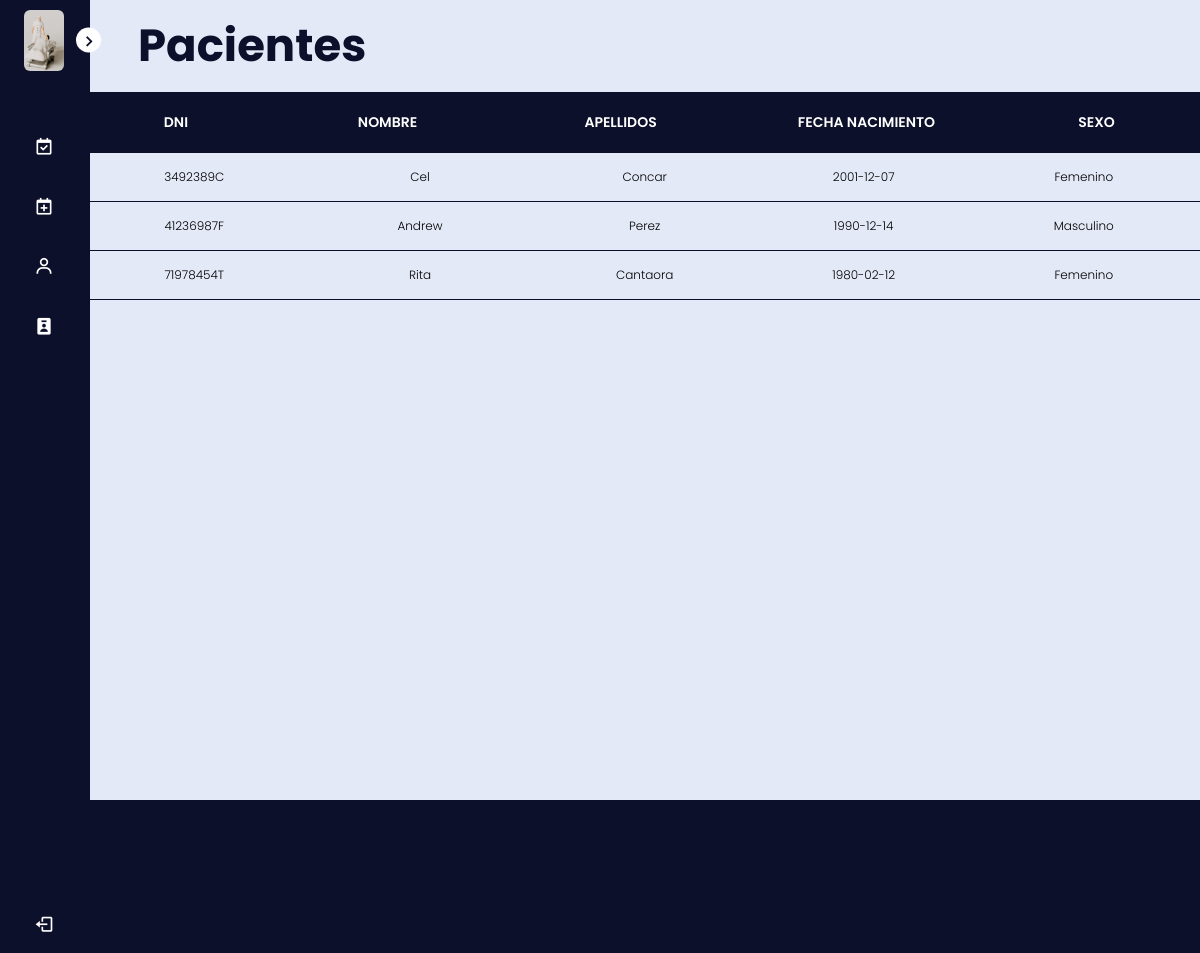
Page /asistente/ver-pacientes.php (signed in) on the earlier database version.
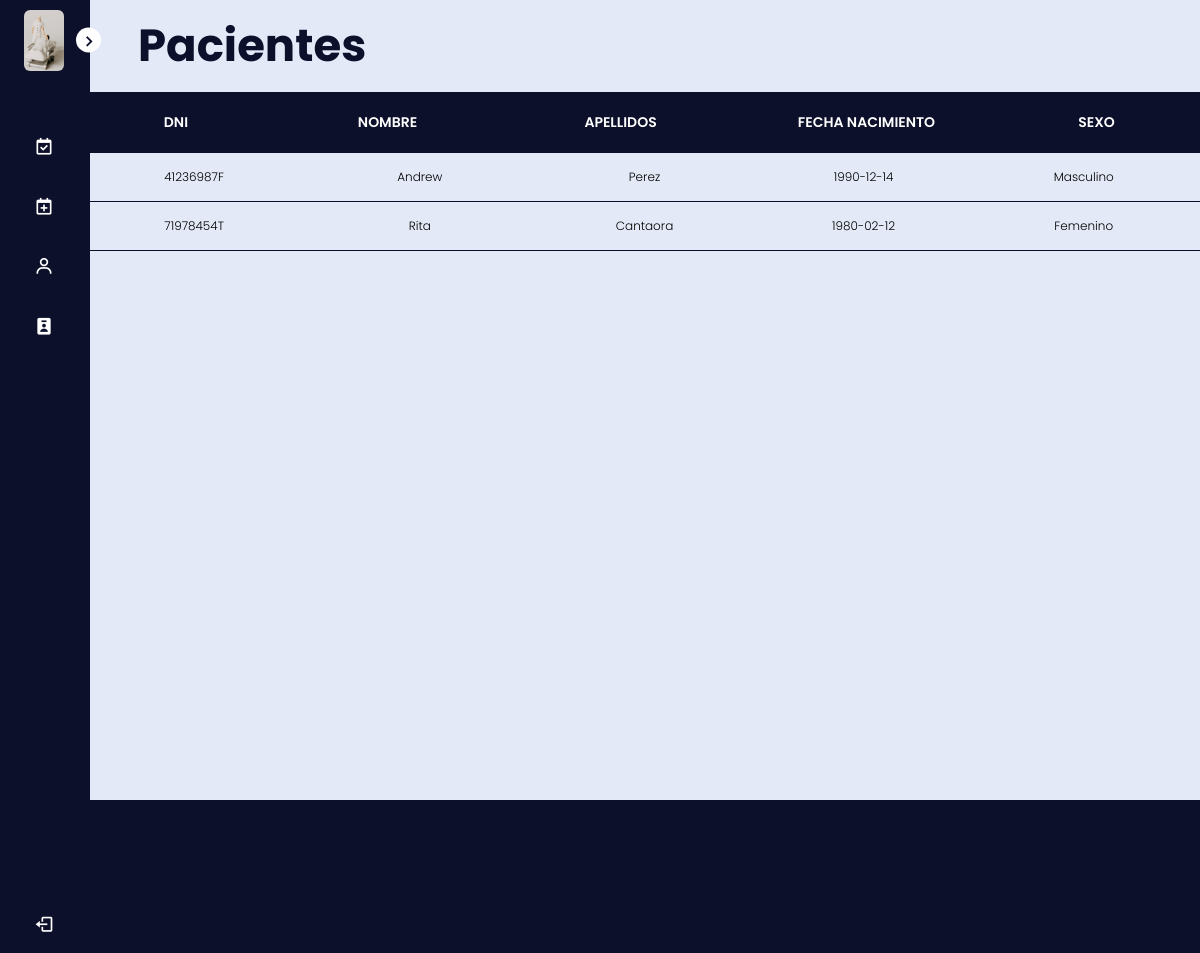
Same page on the later database version.
### tables this page shows
CREATE TABLE `pacientes` (
  `dniPac` varchar(10) NOT NULL,
  `pacNombres` varchar(50) NOT NULL,
  `pacApellidos` varchar(50) NOT NULL,
  `pacFechaNacimiento` date NOT NULL,
  `pacSexo` enum('Masculino','Femenino') NOT NULL
);

### asistente/ver-pacientes.php (the view, shortened to what this page needs)
<!DOCTYPE html>
<html lang="en">
<head>
    <link rel="stylesheet" href="../assets/css/style.css">
    <link href='https://unpkg.com/boxicons@2.1.1/css/boxicons.min.css' rel='stylesheet'>
</head>
<body>
    <?php
    $con = mysqli_connect('localhost', 'Asistente', 'Ass86teN33', 'Clinica');
    if ($_SESSION['usutipo'] == 'Asistente') {
        $sql = "SELECT DISTINCT * FROM pacientes";
        $result = mysqli_query($con, $sql);
        $filas = mysqli_num_rows($result);
    } else {
        $error = "No tienes permisos.";
        $aviso = "Inicie sesión como asistente para poder realizar la operación.";
        header("Refresh:4; url=../logout.php", true);
    }
    ?>
    <nav class="sidebar close">
        <header>
            <div class="image-text">
                <span class="image">
                    <img src="../assets/img/scene.jpg" alt="foto perfil">
                </span>
            </div>
            <i class='bx bx-chevron-right toggle'></i>
        </header>
        <div class="menu-bar">
            <div class="menu">
                <ul class="menu-links">
                    <li class="nav-link">
                        <a href="citas-atendidas.php">
                            <i class='bx bx-calendar-check icon'></i>
                        </a>
                    </li>
                    <li class="nav-link">
                        <a href="nueva-cita.php">
                            <i class='bx bx-calendar-plus icon'></i>
                        </a>
                    </li>
                    <li class="nav-link">
                        <a href="alta-paciente.php">
                            <i class='bx bx-user icon'></i>
                        </a>
                    </li>
                    <li class="nav-link">
                        <a href="#">
                            <i class='bx bxs-user-badge icon'></i>
                        </a>
                    </li>
                </ul>
            </div>
            <div class="bottom-content">
                <li>
                    <a href="../logout.php">
                        <i class='bx bx-log-out icon'></i>
                    </a>
                </li>
            </div>
        </div>
    </nav>
    <section class="home">
        <div class="text">
            <h1>Pacientes</h1>
        </div>
        <div class="tabla">
            <div class="tbl-header">
                <table cellpadding="0" cellspacing="0" border="0">
                    <thead>
                        <tr>
                            <th>DNI</th>
                            <th>Nombre</th>
                            <th>Apellidos</th>
                            <th>Fecha Nacimiento</th>
                            <th>Sexo</th>
                        </tr>
                    </thead>
                </table>
            </div>
            <div class="tbl-content">
                <table cellpadding="0" cellspacing="0" border="0">
                    <tbody>
                        <?php
                        if ($filas != 0) {
                            while ($registro = mysqli_fetch_row($result)) {
                        ?>
                                <tr>
                                    <td><?php echo $registro[0]; ?></td>
                                    <td><?php echo $registro[1]; ?></td>
                                    <td><?php echo $registro[2]; ?></td>
                                    <td><?php echo $registro[3]; ?></td>
                                    <td><?php echo $registro[4]; ?></td>
                                </tr>
                        <?php
                            }
                        } else {
                            echo "<tr><td>No hay pacientes en el registro</td></tr>";
                        }
                        ?>
                    </tbody>
                </table>
            </div>
        </div>
    </section>
</body>
</html>

### assets/css/style.css (style rules this page uses)
* { margin: 0; padding: 0; box-sizing: border-box; font-family: 'Poppins', sans-serif; }
:root { --body-color: #E4E9F7; --sidebar-color: #0C102B; --primary-color: #0C102B; --primary-color-light: #F6F5FF; --text-color: #0C102B; --tran-03: all 0.2s ease; --tran-03: all 0.3s ease; --tran-04: all 0.3s ease; --tran-05: all 0.3s ease; }
body { min-height: 100vh; background-color: #0C102B; transition: var(--tran-05); }
h1 { color: #0C102B; }
.sidebar { position: fixed; top: 0; left: 0; height: 100%; width: 250px; padding: 10px 14px; background: #0C102B; transition: var(--tran-05); z-index: 100; }
.sidebar.close { width: 90px; }
.sidebar li { height: 50px; list-style: none; display: flex; align-items: center; margin-top: 10px; }
.sidebar header .image, .sidebar .icon { min-width: 60px; border-radius: 6px; }
.sidebar .icon { min-width: 60px; border-radius: 6px; height: 100%; display: flex; align-items: center; justify-content: center; font-size: 20px; }
.sidebar .text, .sidebar .icon { color: #fff; transition: var(--tran-03); }
.sidebar header { position: relative; }
.sidebar header .image-text { display: flex; align-items: center; }
.sidebar header .image { display: flex; align-items: center; justify-content: center; }
.sidebar header .image img { width: 40px; border-radius: 6px; }
.sidebar header .toggle { position: absolute; top: 50%; right: -25px; transform: translateY(-50%) rotate(180deg); height: 25px; width: 25px; background-color: #fff; color: #0C102B; border-radius: 50%; display: flex; align-items: center; justify-content: center; font-size: 22px; cursor: pointer; transition: var(--tran-05); }
.sidebar.close .toggle { transform: translateY(-50%) rotate(0deg); }
.sidebar .menu { margin-top: 40px; }
.sidebar li a { list-style: none; height: 100%; background-color: transparent; color: #fff; display: flex; align-items: center; height: 100%; width: 100%; border-radius: 6px; text-decoration: none; transition: var(--tran-03); }
.sidebar .menu-bar { height: calc(100% - 55px); display: flex; flex-direction: column; justify-content: space-between; overflow-y: scroll; }
.home { position: absolute; top: 0; top: 0; left: 250px; height: 100vh; width: calc(100% - 250px); background-color: var(--body-color); transition: var(--tran-05); }
.home .text { font-size: 30px; font-weight: 500; padding: 12px 60px; }
.sidebar.close ~ .home { left: 78px; height: 100vh; width: calc(100% - 78px); }
.tabla { width:100%; table-layout: fixed; }
.tbl-header { background-color: #0C102B; }
.tbl-content { width:100%; height: 800px; overflow-x: auto; margin-top: 0px; border-bottom: 1px solid #0C102B; }
th { width: 1300px; padding: 20px; text-align: center; font-weight: 600; font-size: 14px; color: #fff; text-transform: uppercase; }
td { width: 1300px; padding: 15px; text-align: center; vertical-align:middle; font-weight: 300; font-size: 12px; color: #000; border-bottom: solid 1px #0C102B; }

Differences in the rows shown:
removed pacientes: dniPac "3492389C", pacNombres "Cel", pacApellidos "Concar", pacFechaNacimiento "2001-12-07", pacSexo "Femenino"
